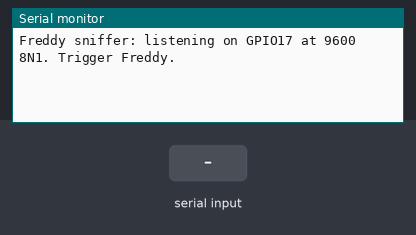
The sketch below on a simulated ESP32. Shown: the last lines printed to the serial monitor. Inputs (shaded band) come from the test bench.

Above: at 2.7 s.
2.8 s: "1" received over the second serial link
At 3.7 s:
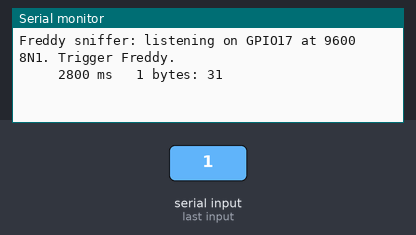
4.3 s: "0" received over the second serial link
At 4.9 s:
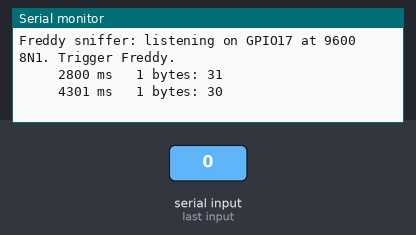
5.8 s: "2" received over the second serial link
At 7.2 s:
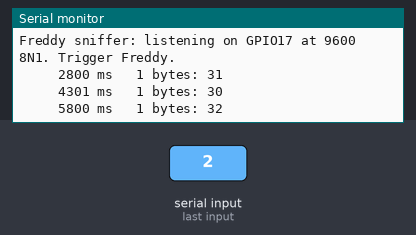

The sketch:

freddy_sniffer.ino
```cpp
// Freddy serial sniffer
// Listens to an elbow signal line (stock board still in control) and prints
// every message as hex, decoded with the solved frame format.
//
// Wiring:
//   signal row HOT pin (must measure under 3.6V!) -> 1k resistor -> GPIO17
//   ESP32 GND -> tap board GND
// GPIO17 only listens (input); nothing is ever sent on Freddy's line.
//
// Open with: picocom -b 115200 /dev/ttyACM0

const int RX_PIN = 17;
const int TX_PIN = 16;            // unused, leave unconnected
const uint32_t GAP_MS = 4;        // silence that ends a message

uint8_t buf[64];
int n = 0;
uint32_t lastByte = 0;
uint32_t frames = 0;

uint8_t checksum(const uint8_t *f) {
  uint32_t s = 0xAF;
  for (int i = 0; i < 8; i++) s += (uint32_t)(9 - i) * f[i];
  return s & 0xFF;
}

void flushMessage() {
  if (n == 0) return;
  Serial.printf("%9lu ms  %2d bytes:", (unsigned long)lastByte, n);
  for (int i = 0; i < n; i++) Serial.printf(" %02X", buf[i]);
  if (n == 9 && buf[0] == 0xAB) {
    int16_t pos = (int16_t)(buf[4] | (buf[5] << 8));
    uint16_t tm = buf[6] | (buf[7] << 8);
    bool ok = checksum(buf) == buf[8];
    frames++;
    Serial.printf("   id %02X cmd %02X pos %6d time %5u  chk %s", buf[1], buf[3], pos, tm, ok ? "OK" : "BAD");
  }
  Serial.print("\r\n");
  n = 0;
}

void setup() {
  Serial.begin(115200);
  Serial1.begin(9600, SERIAL_8N1, RX_PIN, TX_PIN);
  delay(1500);
  Serial.print("\r\nFreddy sniffer: listening on GPIO17 at 9600 8N1. Trigger Freddy.\r\n\r\n");
}

void loop() {
  while (Serial1.available()) {
    if (n >= (int)sizeof(buf)) flushMessage();
    buf[n++] = Serial1.read();
    lastByte = millis();
  }
  if (n > 0 && millis() - lastByte > GAP_MS) flushMessage();
}
```

Measured:
- after the input at 2.8 s, the serial monitor: prints a new line at once (image 1)
- after the input at 4.3 s, the serial monitor: prints a new line at once (image 2)
- after the input at 5.8 s, the serial monitor: prints a new line at once (image 3)
